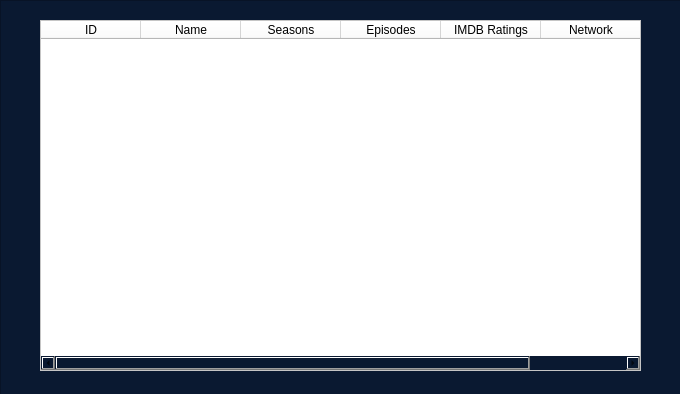
<?xml version="1.0" encoding="UTF-8"?>
<ui version="4.0">
 <class>MainWindow</class>
 <widget class="QMainWindow" name="MainWindow">
  <property name="geometry">
   <rect>
    <x>0</x>
    <y>0</y>
    <width>680</width>
    <height>394</height>
   </rect>
  </property>
  <property name="windowTitle">
   <string>MainWindow</string>
  </property>
  <widget class="QWidget" name="centralwidget">
   <widget class="QFrame" name="frame">
    <property name="geometry">
     <rect>
      <x>0</x>
      <y>0</y>
      <width>681</width>
      <height>401</height>
     </rect>
    </property>
    <property name="styleSheet">
     <string notr="true">background-color: #0a1931;</string>
    </property>
    <property name="frameShape">
     <enum>QFrame::StyledPanel</enum>
    </property>
    <property name="frameShadow">
     <enum>QFrame::Raised</enum>
    </property>
    <widget class="QTableWidget" name="tableWidget">
     <property name="geometry">
      <rect>
       <x>40</x>
       <y>20</y>
       <width>601</width>
       <height>351</height>
      </rect>
     </property>
     <property name="styleSheet">
      <string notr="true">background-color: rgb(255, 255, 255);</string>
     </property>
     <column>
      <property name="text">
       <string>ID</string>
      </property>
     </column>
     <column>
      <property name="text">
       <string>Name</string>
      </property>
     </column>
     <column>
      <property name="text">
       <string>Seasons</string>
      </property>
     </column>
     <column>
      <property name="text">
       <string>Episodes</string>
      </property>
     </column>
     <column>
      <property name="text">
       <string>IMDB Ratings</string>
      </property>
     </column>
     <column>
      <property name="text">
       <string>Network</string>
      </property>
     </column>
    </widget>
   </widget>
  </widget>
 </widget>
 <resources/>
 <connections/>
</ui>
